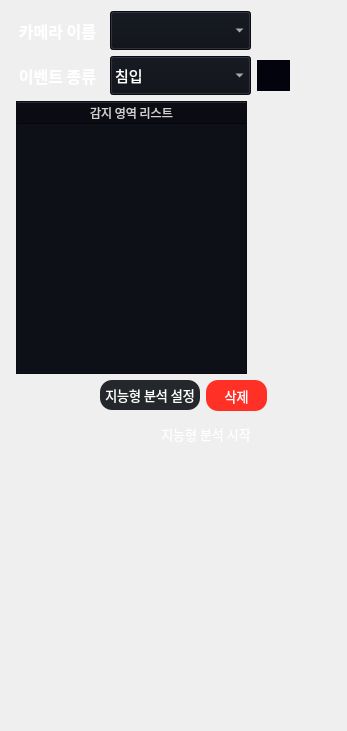
                     <widget class="QWidget" name="widget_8" native="true">
                      <property name="minimumSize">
                       <size>
                        <width>301</width>
                        <height>351</height>
                       </size>
                      </property>
                      <property name="maximumSize">
                       <size>
                        <width>350</width>
                        <height>9999</height>
                       </size>
                      </property>
                      <layout class="QVBoxLayout" name="verticalLayout_29">
                       <item>
                        <layout class="QVBoxLayout" name="verticalLayout_30">
                         <item>
                          <layout class="QHBoxLayout" name="horizontalLayout_40">
                           <item>
                            <widget class="QLabel" name="camera_page_camera_name_label">
                             <property name="sizePolicy">
                              <sizepolicy hsizetype="Fixed" vsizetype="Fixed">
                               <horstretch>0</horstretch>
                               <verstretch>0</verstretch>
                              </sizepolicy>
                             </property>
                             <property name="minimumSize">
                              <size>
                               <width>93</width>
                               <height>31</height>
                              </size>
                             </property>
                             <property name="font">
                              <font>
                               <family>Sans</family>
                               <pointsize>12</pointsize>
                               <bold>true</bold>
                              </font>
                             </property>
                             <property name="styleSheet">
                              <string notr="true">color: rgb(255, 255, 255);</string>
                             </property>
                             <property name="text">
                              <string>카메라 이름</string>
                             </property>
                             <property name="alignment">
                              <set>Qt::AlignmentFlag::AlignCenter</set>
                             </property>
                            </widget>
                           </item>
                           <item>
                            <widget class="QComboBox" name="camera_page_name_box">
                             <property name="minimumSize">
                              <size>
                               <width>141</width>
                               <height>39</height>
                              </size>
                             </property>
                             <property name="maximumSize">
                              <size>
                               <width>145</width>
                               <height>39</height>
                              </size>
                             </property>
                             <property name="font">
                              <font>
                               <family>Sans</family>
                               <pointsize>11</pointsize>
                              </font>
                             </property>
                             <property name="focusPolicy">
                              <enum>Qt::FocusPolicy::WheelFocus</enum>
                             </property>
                             <property name="styleSheet">
                              <string notr="true">color: rgb(255, 255, 255);
background-color: rgb(13, 16, 23);
selection-background-color: rgb(53, 132, 228);
</string>
                             </property>
                             <property name="currentText">
                              <string notr="true"/>
                             </property>
                             <property name="maxVisibleItems">
                              <number>16</number>
                             </property>
                            </widget>
                           </item>
                           <item>
                            <spacer name="horizontalSpacer_10">
                             <property name="orientation">
                              <enum>Qt::Orientation::Horizontal</enum>
                             </property>
                             <property name="sizeType">
                              <enum>QSizePolicy::Policy::Expanding</enum>
                             </property>
                             <property name="sizeHint" stdset="0">
                              <size>
                               <width>40</width>
                               <height>20</height>
                              </size>
                             </property>
                            </spacer>
                           </item>
                          </layout>
                         </item>
                         <item>
                          <layout class="QHBoxLayout" name="horizontalLayout_41">
                           <item>
                            <layout class="QHBoxLayout" name="horizontalLayout_48">
                             <item>
                              <widget class="QLabel" name="camera_page_camera_event_label">
                               <property name="sizePolicy">
                                <sizepolicy hsizetype="Fixed" vsizetype="Fixed">
                                 <horstretch>0</horstretch>
                                 <verstretch>0</verstretch>
                                </sizepolicy>
                               </property>
                               <property name="minimumSize">
                                <size>
                                 <width>93</width>
                                 <height>31</height>
                                </size>
                               </property>
                               <property name="font">
                                <font>
                                 <family>Sans</family>
                                 <pointsize>12</pointsize>
                                 <bold>true</bold>
                                </font>
                               </property>
                               <property name="styleSheet">
                                <string notr="true">color: rgb(255, 255, 255);</string>
                               </property>
                               <property name="text">
                                <string>이벤트 종류</string>
                               </property>
                               <property name="alignment">
                                <set>Qt::AlignmentFlag::AlignCenter</set>
                               </property>
                              </widget>
                             </item>
                             <item>
                              <layout class="QHBoxLayout" name="horizontalLayout_49">
                               <item>
                                <widget class="QComboBox" name="camera_page_camera_event_box">
                                 <property name="sizePolicy">
                                  <sizepolicy hsizetype="Fixed" vsizetype="Fixed">
                                   <horstretch>0</horstretch>
                                   <verstretch>0</verstretch>
                                  </sizepolicy>
                                 </property>
                                 <property name="minimumSize">
                                  <size>
                                   <width>141</width>
                                   <height>39</height>
                                  </size>
                                 </property>
                                 <property name="maximumSize">
                                  <size>
                                   <width>141</width>
                                   <height>39</height>
                                  </size>
                                 </property>
                                 <property name="font">
                                  <font>
                                   <family>Sans</family>
                                   <pointsize>11</pointsize>
                                   <bold>false</bold>
                                  </font>
                                 </property>
                                 <property name="styleSheet">
                                  <string notr="true">color: rgb(255, 255, 255);
background-color: rgb(13, 16, 23);
selection-background-color: rgb(53, 132, 228);
</string>
                                 </property>
                                 <property name="maxVisibleItems">
                                  <number>16</number>
                                 </property>
                                 <property name="minimumContentsLength">
                                  <number>0</number>
                                 </property>
                                 <item>
                                  <property name="text">
                                   <string>침입</string>
                                  </property>
                                 </item>
                                 <item>
                                  <property name="text">
                                   <string>배회</string>
                                  </property>
                                 </item>
                                 <item>
                                  <property name="text">
                                   <string>쓰러짐</string>
                                  </property>
                                 </item>
                                 <item>
                                  <property name="text">
                                   <string>방화</string>
                                  </property>
                                 </item>
                                </widget>
                               </item>
                               <item>
                                <widget class="QPushButton" name="camera_page_detect_add_bnt">
                                 <property name="sizePolicy">
                                  <sizepolicy hsizetype="Fixed" vsizetype="Fixed">
                                   <horstretch>0</horstretch>
                                   <verstretch>0</verstretch>
                                  </sizepolicy>
                                 </property>
                                 <property name="minimumSize">
                                  <size>
                                   <width>31</width>
                                   <height>31</height>
                                  </size>
                                 </property>
                                 <property name="font">
                                  <font>
                                   <family>Sans</family>
                                   <pointsize>10</pointsize>
                                  </font>
                                 </property>
                                 <property name="cursor">
                                  <cursorShape>PointingHandCursor</cursorShape>
                                 </property>
                                 <property name="styleSheet">
                                  <string notr="true">background-color: rgb(3, 3, 13);
border: 1px solid rgb(3, 3, 13);
color: rgb(255, 255, 255);

</string>
                                 </property>
                                 <property name="text">
                                  <string/>
                                 </property>
                                 <property name="icon">
                                  <iconset resource="../resourece.qrc">
                                   <normaloff>:/ui/ui/images/ico_add_circle.svg</normaloff>:/ui/ui/images/ico_add_circle.svg</iconset>
                                 </property>
                                 <property name="iconSize">
                                  <size>
                                   <width>31</width>
                                   <height>50</height>
                                  </size>
                                 </property>
                                </widget>
                               </item>
                              </layout>
                             </item>
                            </layout>
                           </item>
                           <item>
                            <spacer name="horizontalSpacer_31">
                             <property name="orientation">
                              <enum>Qt::Orientation::Horizontal</enum>
                             </property>
                             <property name="sizeType">
                              <enum>QSizePolicy::Policy::Preferred</enum>
                             </property>
                             <property name="sizeHint" stdset="0">
                              <size>
                               <width>46</width>
                               <height>20</height>
                              </size>
                             </property>
                            </spacer>
                           </item>
                          </layout>
                         </item>
                         <item>
                          <layout class="QHBoxLayout" name="horizontalLayout_50">
                           <item>
                            <layout class="QVBoxLayout" name="verticalLayout_31">
                             <property name="spacing">
                              <number>6</number>
                             </property>
                             <item>
                              <widget class="QTableWidget" name="camera_page_detect_area_table">
                               <property name="sizePolicy">
                                <sizepolicy hsizetype="Fixed" vsizetype="Expanding">
                                 <horstretch>0</horstretch>
                                 <verstretch>0</verstretch>
                                </sizepolicy>
                               </property>
                               <property name="minimumSize">
                                <size>
                                 <width>231</width>
                                 <height>273</height>
                                </size>
                               </property>
                               <property name="maximumSize">
                                <size>
                                 <width>231</width>
                                 <height>9999</height>
                                </size>
                               </property>
                               <property name="font">
                                <font>
                                 <family>Sans</family>
                                </font>
                               </property>
                               <property name="styleSheet">
                                <string notr="true">QTableWidget {
    background-color: rgb(13, 16, 23); /* 테이블 전체 배경색 */
    color: rgb(255, 255, 255);
}

QHeaderView::section {
    color: rgb(209, 209, 209); /* 헤더 텍스트 색상 - 회색 */
background-color: rgb(7, 7, 16); /* 테이블 전체 배경색 */
}

QTableWidget::item {
    color: rgb(255, 255, 255); /* 기본 상태에서의 텍스트 색상 - 흰색 */

}

QTableWidget::item:selected {
    background-color: rgb(32,39,49); /* 선택된 셀의 배경색 */
    color: rgb(255, 255, 255);

}

QScrollBar:vertical {
    border: 1px solid #999999;
    background: #b3b3b3c6;
    width: 8px;
}
QScrollBar::handle:vertical {
background: #2f2f2f; 
min-height: 10px;
width: 8px;

}
</string>
                               </property>
                               <property name="sizeAdjustPolicy">
                                <enum>QAbstractScrollArea::SizeAdjustPolicy::AdjustToContentsOnFirstShow</enum>
                               </property>
                               <property name="dragDropOverwriteMode">
                                <bool>false</bool>
                               </property>
                               <property name="alternatingRowColors">
                                <bool>false</bool>
                               </property>
                               <property name="selectionBehavior">
                                <enum>QAbstractItemView::SelectionBehavior::SelectRows</enum>
                               </property>
                               <property name="showGrid">
                                <bool>false</bool>
                               </property>
                               <property name="gridStyle">
                                <enum>Qt::PenStyle::NoPen</enum>
                               </property>
                               <property name="wordWrap">
                                <bool>false</bool>
                               </property>
                               <property name="cornerButtonEnabled">
                                <bool>false</bool>
                               </property>
                               <attribute name="horizontalHeaderHighlightSections">
                                <bool>false</bool>
                               </attribute>
                               <attribute name="horizontalHeaderStretchLastSection">
                                <bool>true</bool>
                               </attribute>
                               <attribute name="verticalHeaderVisible">
                                <bool>false</bool>
                               </attribute>
                               <attribute name="verticalHeaderHighlightSections">
                                <bool>false</bool>
                               </attribute>
                               <column>
                                <property name="text">
                                 <string>감지 영역 리스트</string>
                                </property>
                               </column>
                              </widget>
                             </item>
                             <item>
                              <layout class="QHBoxLayout" name="horizontalLayout_51">
                               <item>
                                <spacer name="horizontalSpacer_33">
                                 <property name="orientation">
                                  <enum>Qt::Orientation::Horizontal</enum>
                                 </property>
                                 <property name="sizeType">
                                  <enum>QSizePolicy::Policy::Preferred</enum>
                                 </property>
                                 <property name="sizeHint" stdset="0">
                                  <size>
                                   <width>166</width>
                                   <height>20</height>
                                  </size>
                                 </property>
                                </spacer>
                               </item>
                               <item>
                                <widget class="QPushButton" name="camera_page_object_setting_bnt">
                                 <property name="sizePolicy">
                                  <sizepolicy hsizetype="Fixed" vsizetype="Fixed">
                                   <horstretch>0</horstretch>
                                   <verstretch>0</verstretch>
                                  </sizepolicy>
                                 </property>
                                 <property name="minimumSize">
                                  <size>
                                   <width>100</width>
                                   <height>30</height>
                                  </size>
                                 </property>
                                 <property name="maximumSize">
                                  <size>
                                   <width>100</width>
                                   <height>30</height>
                                  </size>
                                 </property>
                                 <property name="font">
                                  <font>
                                   <family>Sans</family>
                                   <pointsize>10</pointsize>
                                  </font>
                                 </property>
                                 <property name="cursor">
                                  <cursorShape>PointingHandCursor</cursorShape>
                                 </property>
                                 <property name="styleSheet">
                                  <string notr="true">background-color: rgb(36, 39, 44);
color: rgb(255, 255, 255);
border-radius: 12px;

</string>
                                 </property>
                                 <property name="text">
                                  <string>지능형 분석 설정</string>
                                 </property>
                                </widget>
                               </item>
                               <item>
                                <widget class="QPushButton" name="camera_page_detect_area_del_bnt">
                                 <property name="sizePolicy">
                                  <sizepolicy hsizetype="Fixed" vsizetype="Fixed">
                                   <horstretch>0</horstretch>
                                   <verstretch>0</verstretch>
                                  </sizepolicy>
                                 </property>
                                 <property name="minimumSize">
                                  <size>
                                   <width>61</width>
                                   <height>31</height>
                                  </size>
                                 </property>
                                 <property name="maximumSize">
                                  <size>
                                   <width>61</width>
                                   <height>31</height>
                                  </size>
                                 </property>
                                 <property name="font">
                                  <font>
                                   <family>Sans</family>
                                   <pointsize>10</pointsize>
                                  </font>
                                 </property>
                                 <property name="cursor">
                                  <cursorShape>PointingHandCursor</cursorShape>
                                 </property>
                                 <property name="styleSheet">
                                  <string notr="true">background-color: rgb(255, 49, 38);
color: rgb(255, 255, 255);
border-radius: 12px;
</string>
                                 </property>
                                 <property name="text">
                                  <string>삭제</string>
                                 </property>
                                </widget>
                               </item>
                              </layout>
                             </item>
                             <item>
                              <layout class="QHBoxLayout" name="horizontalLayout_52">
                               <item>
                                <spacer name="horizontalSpacer_14">
                                 <property name="orientation">
                                  <enum>Qt::Orientation::Horizontal</enum>
                                 </property>
                                 <property name="sizeType">
                                  <enum>QSizePolicy::Policy::Maximum</enum>
                                 </property>
                                 <property name="sizeHint" stdset="0">
                                  <size>
                                   <width>129</width>
                                   <height>20</height>
                                  </size>
                                 </property>
                                </spacer>
                               </item>
                               <item>
                                <widget class="QPushButton" name="camera_page_ai_bnt">
                                 <property name="sizePolicy">
                                  <sizepolicy hsizetype="Fixed" vsizetype="Fixed">
                                   <horstretch>0</horstretch>
                                   <verstretch>0</verstretch>
                                  </sizepolicy>
                                 </property>
                                 <property name="minimumSize">
                                  <size>
                                   <width>122</width>
                                   <height>33</height>
                                  </size>
                                 </property>
                                 <property name="font">
                                  <font>
                                   <family>Sans</family>
                                   <pointsize>10</pointsize>
                                  </font>
                                 </property>
                                 <property name="cursor">
                                  <cursorShape>PointingHandCursor</cursorShape>
                                 </property>
                                 <property name="styleSheet">
                                  <string notr="true">background-color: qlineargradient(
    spread:pad,
    x1:0, y1:0, x2:0, y2:1,
    stop:0.0 rgba(112, 210, 112, 255),
    stop:0.3 rgba(0, 196, 0, 255)
);
color: rgb(255, 255, 255);
border-radius: 15px;

</string>
                                 </property>
                                 <property name="text">
                                  <string>지능형 분석 시작</string>
                                 </property>
                                </widget>
                               </item>
                              </layout>
                             </item>
                            </layout>
                           </item>
                           <item>
                            <spacer name="horizontalSpacer_44">
                             <property name="orientation">
                              <enum>Qt::Orientation::Horizontal</enum>
                             </property>
                             <property name="sizeType">
                              <enum>QSizePolicy::Policy::Fixed</enum>
                             </property>
                             <property name="sizeHint" stdset="0">
                              <size>
                               <width>63</width>
                               <height>20</height>
                              </size>
                             </property>
                            </spacer>
                           </item>
                          </layout>
                         </item>
                         <item>
                          <spacer name="verticalSpacer_7">
                           <property name="orientation">
                            <enum>Qt::Orientation::Vertical</enum>
                           </property>
                           <property name="sizeType">
                            <enum>QSizePolicy::Policy::Maximum</enum>
                           </property>
                           <property name="sizeHint" stdset="0">
                            <size>
                             <width>20</width>
                             <height>270</height>
                            </size>
                           </property>
                          </spacer>
                         </item>
                        </layout>
                       </item>
                      </layout>
                     </widget>
